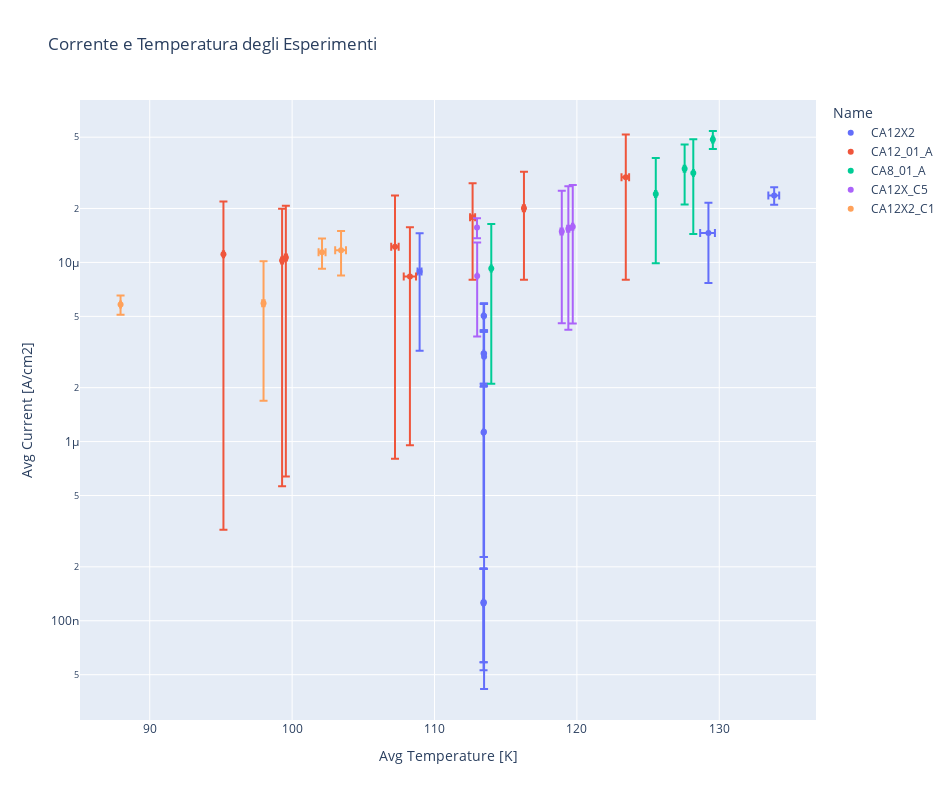

This figure's notebook cell:
### Markdown cell above
### Distribuzione degli esperimenti in funzione della temperatura e della corrente

### Code cell
# Distribuzione in funzione della temperatura e della corrente
fig = px.scatter(df_variable, x='Avg Temperature [K]', y='Avg Current [A/cm2]', 
title='Corrente e Temperatura degli Esperimenti',
color="Name", hover_name="Experiment", log_y=True, error_y='e_j_plus', error_y_minus='e_j_minus', 
error_x='e_t_plus', error_x_minus='e_t_minus',
width=952, height=800)
fig.show()

### Figure 1 — Plotly figure (JSON) as saved in the notebook; plotly's stock layout.template omitted (floating-point values rounded to 4 significant figures)
{"data": [{"error_x": {"array": [0.001328, 0.002145, 0.1324, 0.4565, 0.001532, 0.002281, 0.0009214, 0.001268, 0.0006365, 0.0007966, 0.004888, 0.3532, 0.003345], "arrayminus": [0.001655, 0.002855, 0.1459, 0.5805, 0.001906, 0.003798, 0.00209, 0.002652, 0.0008406, 0.001135, 0.002385, 0.4099, 0.007734]}, "error_y": {"array": [9.981e-07, 9.078e-07, 5.674e-06, 6.913e-06, 6.808e-08, 2.933e-06, 8.405e-07, 9.981e-07, 6.808e-08, 7.186e-08, 8.983e-07, 2.627e-06, 8.51e-07], "arrayminus": [9.981e-07, 9.078e-07, 5.674e-06, 6.913e-06, 6.808e-08, 2.933e-06, 8.405e-07, 9.981e-07, 6.808e-08, 7.186e-08, 8.983e-07, 2.627e-06, 8.51e-07]}, "hovertemplate": "<b>%{hovertext}</b><br><br>Name=CA12X2<br>Avg Temperature [K]=%{x}<br>Avg Current [A/cm2]=%{y}<extra></extra>", "hovertext": ["CA12X2_current_from_100e-9_to_200e-9A_flipped-20220315160531", "CA12X2_current_from_10e-9_to_100e-9A_flipped-20220315155945", "CA12X2_current_from_0.1e-6_to_1.0e-6A-20220317151236", "CA12X2_current_from_0.1e-6_to_1.5e-6A-20220317150657", "CA12X2_current_from_1e-9_to_10e-9A_flipped-20220315155235", "CA12X2_current_from_1e-9_to_1000e-9A_flipped-20220315170952", "CA12X2_current_from_200e-9_to_300e-9A_flipped-20220315161234", "CA12X2_current_from_100e-9_to_200e-9A-20220315152213", "CA12X2_current_from_1e-9_to_10e-9A-20220315153228", "CA12X2_current_from_1e-9_to_10e-9A-20220315151857", "CA12X2_current_from_10e-9_to_100e-9A-20220315151525", "CA12X2_current_from_1e-6_to_2e-6A-20220317143643", "CA12X2_current_from_200e-9_to_300e-9A-20220315152513"], "legendgroup": "CA12X2", "marker": {"color": "#636efa", "symbol": "circle"}, "mode": "markers", "name": "CA12X2", "orientation": "v", "showlegend": true, "type": "scatter", "x": [113.5, 113.5, 109.0, 129.2, 113.5, 113.5, 113.5, 113.4, 113.4, 113.4, 113.4, 133.9, 113.4], "xaxis": "x", "y": [3.099e-06, 1.135e-06, 8.889e-06, 1.458e-05, 1.267e-07, 2.975e-06, 5.022e-06, 3.099e-06, 1.267e-07, 1.248e-07, 1.125e-06, 2.364e-05, 5.033e-06], "yaxis": "y"}, {"error_x": {"array": [0.2579, 0.04283, 0.06813, 0.07338, 0.1778, 0.06883, 0.2327, 0.4288], "arrayminus": [0.2656, 0.04065, 0.06642, 0.07539, 0.1786, 0.07906, 0.3003, 0.4346]}, "error_y": {"array": [1.142e-05, 1.077e-05, 9.68e-06, 1.003e-05, 9.834e-06, 1.202e-05, 2.185e-05, 7.369e-06], "arrayminus": [1.142e-05, 1.077e-05, 9.68e-06, 1.003e-05, 9.834e-06, 1.202e-05, 2.185e-05, 7.394e-06]}, "hovertemplate": "<b>%{hovertext}</b><br><br>Name=CA12_01_A<br>Avg Temperature [K]=%{x}<br>Avg Current [A/cm2]=%{y}<extra></extra>", "hovertext": ["CA12_01_A_current_from_1e-8_to_35e-8A-20220429161303", "CA12_01_A_current_from_1e-9_to_30e-8A-20220429165618", "CA12_01_A_current_from_1e-9_to_30e-8A-20220429163858", "CA12_01_A_current_from_0.5e-8_to_30e-8A-20220429161610", "CA12_01_A_current_from_1e-7_to_10e-7A-20220429152836", "CA12_01_A_current_from_1e-7_to_10e-7A-20220429152137", "CA12_01_A_current_from_1e-7_to_10e-7A-20220429151346", "CA12_01_A_current_from_1e-8_to_20e-8A-20220429153124"], "legendgroup": "CA12_01_A", "marker": {"color": "#EF553B", "symbol": "circle"}, "mode": "markers", "name": "CA12_01_A", "orientation": "v", "showlegend": true, "type": "scatter", "x": [107.2, 95.18, 99.3, 99.56, 112.7, 116.3, 123.4, 108.3], "xaxis": "x", "y": [1.222e-05, 1.109e-05, 1.024e-05, 1.066e-05, 1.785e-05, 2.003e-05, 2.987e-05, 8.349e-06], "yaxis": "y"}, {"error_x": {"array": [0.05135, 0.05124, 0.03498, 0.04292, 0.03223], "arrayminus": [0.06522, 0.05091, 0.02333, 0.05361, 0.04255]}, "error_y": {"array": [1.224e-05, 5.585e-06, 1.71e-05, 1.418e-05, 7.145e-06], "arrayminus": [1.224e-05, 5.585e-06, 1.71e-05, 1.418e-05, 7.145e-06]}, "hovertemplate": "<b>%{hovertext}</b><br><br>Name=CA8_01_A<br>Avg Temperature [K]=%{x}<br>Avg Current [A/cm2]=%{y}<extra></extra>", "hovertext": ["CA8_01_A_current_from_0.5e-6_to_2e-6A_flipped-20220421110256", "CA8_01_A_current_from_1e-6_to_2e-6A-20220421110002", "CA8_01_A_current_from_1e-7_to_1.3e-6A-20220421182659", "CA8_01_A_current_from_-0.5e-6_to_1e-6A_flipped-20220421110914", "CA8_01_A_current_from_0.5e-7_to_4e-7A-20220421185114"], "legendgroup": "CA8_01_A", "marker": {"color": "#00cc96", "symbol": "circle"}, "mode": "markers", "name": "CA8_01_A", "orientation": "v", "showlegend": true, "type": "scatter", "x": [127.6, 129.5, 128.2, 125.5, 114.0], "xaxis": "x", "y": [3.33e-05, 4.855e-05, 3.152e-05, 2.406e-05, 9.25e-06], "yaxis": "y"}, {"error_x": {"array": [0.06988, 0.002251, 0.002232, 0.06773, 0.04149], "arrayminus": [0.08533, 0.002952, 0.002005, 0.09115, 0.05091]}, "error_y": {"array": [1.118e-05, 4.534e-06, 2.011e-06, 1.029e-05, 1.124e-05], "arrayminus": [1.118e-05, 4.534e-06, 2.011e-06, 1.029e-05, 1.124e-05]}, "hovertemplate": "<b>%{hovertext}</b><br><br>Name=CA12X_C5<br>Avg Temperature [K]=%{x}<br>Avg Current [A/cm2]=%{y}<extra></extra>", "hovertext": ["CA12X_C5_current_from_1e-7_to_10e-7A_flipped-20220412171054", "CA12X_C5_current_from_1e-7_to_3.5e-7A-20220413145630", "CA12X_C5_current_from_3.5e-7_to_5e-7A-20220413145837", "CA12X_C5_current_from_1e-7_to_10e-7A-20220413133337", "CA12X_C5_current_from_1e-7_to_10e-7A-20220412170113"], "legendgroup": "CA12X_C5", "marker": {"color": "#ab63fa", "symbol": "circle"}, "mode": "markers", "name": "CA12X_C5", "orientation": "v", "showlegend": true, "type": "scatter", "x": [119.4, 113.0, 113.0, 118.9, 119.7], "xaxis": "x", "y": [1.54e-05, 8.398e-06, 1.565e-05, 1.486e-05, 1.581e-05], "yaxis": "y"}, {"error_x": {"array": [0.0292, 0.347, 0.2485, 0.07551], "arrayminus": [0.02793, 0.4124, 0.2435, 0.09625]}, "error_y": {"array": [7.081e-07, 3.248e-06, 2.18e-06, 4.232e-06], "arrayminus": [7.081e-07, 3.248e-06, 2.18e-06, 4.232e-06]}, "hovertemplate": "<b>%{hovertext}</b><br><br>Name=CA12X2_C1<br>Avg Temperature [K]=%{x}<br>Avg Current [A/cm2]=%{y}<extra></extra>", "hovertext": ["CA12X2_C1_current_from_0.3e-6_to_0.4e-6A-20220428162717", "CA12X2_C1_current_from_0.5e-6_to_1e-6A-20220428153610", "CA12X2_C1_current_from_0.5e-6_to_1e-6A-20220428154754", "CA12X2_C1_current_from_1e-7_to_1e-6A-20220428162518"], "legendgroup": "CA12X2_C1", "marker": {"color": "#FFA15A", "symbol": "circle"}, "mode": "markers", "name": "CA12X2_C1", "orientation": "v", "showlegend": true, "type": "scatter", "x": [87.95, 103.4, 102.1, 97.99], "xaxis": "x", "y": [5.821e-06, 1.171e-05, 1.141e-05, 5.924e-06], "yaxis": "y"}], "layout": {"height": 800, "legend": {"title": {"text": "Name"}, "tracegroupgap": 0}, "title": {"text": "Corrente e Temperatura degli Esperimenti"}, "width": 952, "xaxis": {"anchor": "y", "domain": [0, 1], "title": {"text": "Avg Temperature [K]"}}, "yaxis": {"anchor": "x", "domain": [0, 1], "title": {"text": "Avg Current [A/cm2]"}, "type": "log"}}}
